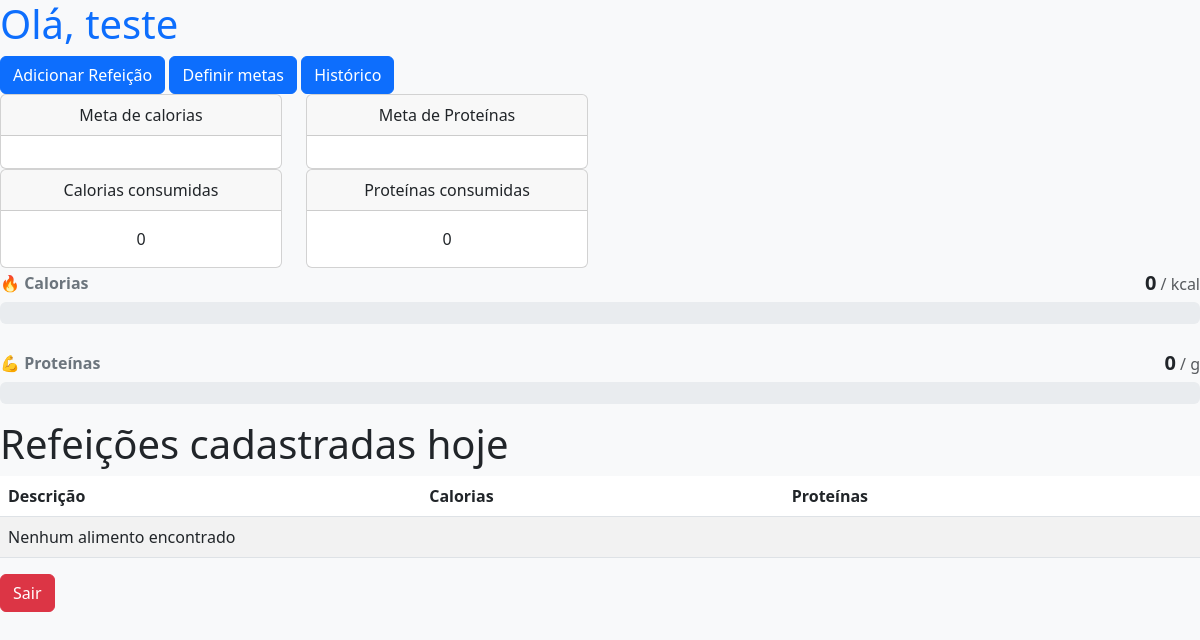
The page /painel/ (signed in) on the database as committed earlier.
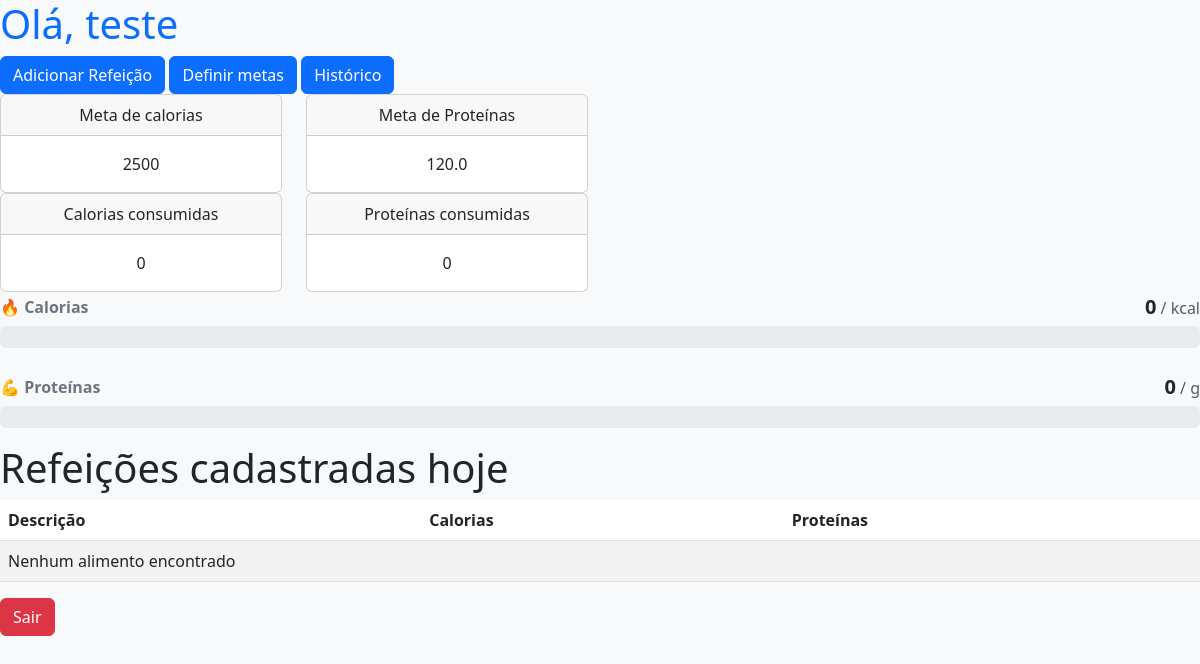
The same page on the database as committed later.
### nutricao/models.py (models this page shows)
class Metas(models.Model):
    usuario = models.OneToOneField(User, on_delete=models.CASCADE)
    meta_calorias = models.IntegerField(default=0)
    meta_proteinas = models.FloatField(default=0)

### nutricao/views.py (the view)
# urls.py: path('painel/', views.lista_refeicoes, name='painel'),
@login_required
def lista_refeicoes(request):
    try:
        meta_do_usuario = Metas.objects.get(usuario=request.user)
        meta_calorias = meta_do_usuario.meta_calorias
        meta_proteinas = meta_do_usuario.meta_proteinas
    except Metas.DoesNotExist:
        meta_do_usuario = None
        meta_calorias = 0
        meta_proteinas = 0
    hoje = timezone.now().date()
    refeicoes_hoje = Refeicoes.objects.filter(
        usuario = request.user,
        data = hoje
    )
    totais = refeicoes_hoje.aggregate(
        total_cal = Sum('calorias'),
        total_prot = Sum('proteinas')
    )
    calorias_consumidas = totais['total_cal'] or 0
    proteinas_consumidas = totais['total_prot'] or 0
    pct_calorias = 0
    if meta_calorias > 0:
        pct_calorias = (calorias_consumidas / meta_calorias) * 100
    pct_proteinas = 0
    if meta_proteinas > 0:
        pct_proteinas = (proteinas_consumidas / meta_proteinas) * 100
    contexto = {
        'metas': meta_do_usuario,
        'alimentos': refeicoes_hoje,
        'calorias_consumidas': calorias_consumidas,
        'proteinas_consumidas': proteinas_consumidas,
        'pct_calorias': pct_calorias,
        'pct_proteinas': pct_proteinas
    }
    return render(request, 'nutricao/lista.html', contexto)

### nutricao/templates/nutricao/lista.html (shortened to what this page needs)
<!DOCTYPE html>
<html lang="pt-br">
<head>
    <link href="https://cdn.jsdelivr.net/npm/bootstrap@5.3.0/dist/css/bootstrap.min.css" rel="stylesheet">
</head>
<body class="bg-light">
        <h1 class="display-6 text-primary">Olá, {{ user.username }}</h1>
    <a href="{% url 'adicionar_ia' %}" class="btn btn-primary">
        Adicionar Refeição
    </a>
    <a href="{% url 'definir_metas' %}" class="btn btn-primary">
        Definir metas
    </a>
    <a href="{% url 'historico' %}" class="btn btn-primary">
        Histórico
    </a>
    <div class="row">
        <div class="col-md-3">
            <div class="card text-center">
                <div class="card-header">
                    Meta de calorias
                </div>
                <div class="card-body">
                    {{metas.meta_calorias}}
                </div>
            </div>
        </div>
        <div class="col-md-3">
            <div class="card text-center">
                <div class="card-header">
                    Meta de Proteínas
                </div>
                <div class="card-body">
                    {{metas.meta_proteinas}}
                </div>
            </div>
        </div>
    </div>
    <div class="row">
        <div class="col-md-3">
            <div class="card text-center">
                <div class="card-header">
                    Calorias consumidas
                </div>
                <div class="card-body">
                    {{calorias_consumidas}}
                </div>
            </div>
        </div>
        <div class="col-md-3">
            <div class="card text-center">
                <div class="card-header">
                    Proteínas consumidas
                </div>
                <div class="card-body">
                    {{proteinas_consumidas}}
                </div>
            </div>
        </div>
    </div>
    <div class="mb-4">
        <div class="d-flex justify-content-between align-items-center mb-1">
            <span class="fw-bold text-secondary">🔥 Calorias</span>
            <span class="text-muted">
                <strong class="text-dark fs-5">{{ calorias_consumidas }}</strong> / {{ meta.meta_calorias }} kcal
            </span>
        </div>
        <div class="progress" style="height: 22px;">
        </div>
    </div>
    <div class="mb-3">
        <div class="d-flex justify-content-between align-items-center mb-1">
            <span class="fw-bold text-secondary">💪 Proteínas</span>
            <span class="text-muted">
                <strong class="text-dark fs-5">{{ proteinas_consumidas }}</strong> / {{ meta.meta_proteinas }} g
            </span>
        </div>
        <div class="progress" style="height: 22px;">
        </div>
    </div>
    <h1>Refeições cadastradas hoje</h1>
    <div class="table-responsive">
    <table class="table table-striped table-hover">
        <thead>
            <tr>
                <th>Descrição</th>
                <th>Calorias</th>
                <th>Proteínas</th>
            </tr>
        </thead>
        <tbody>
            {% for item in alimentos %}
            <tr>
                <td>{{ item.descricao }}</td>
                <td>{{ item.calorias }} Kcal</td>
                <td>{{ item.proteinas }} g</td>
            </tr>
            {% empty %}
            <tr>
                <td colspan="3">Nenhum alimento encontrado</td>
            </tr>
            {% endfor %}
        </tbody>
    </table>
    </div>
    <a href="{% url 'logout' %}" class="btn btn-danger">
        Sair
    </a>
</body>
</html>

Rows that differ between the two databases and show on the page:
added Metas: meta_calorias "2500", meta_proteinas "120.0"
